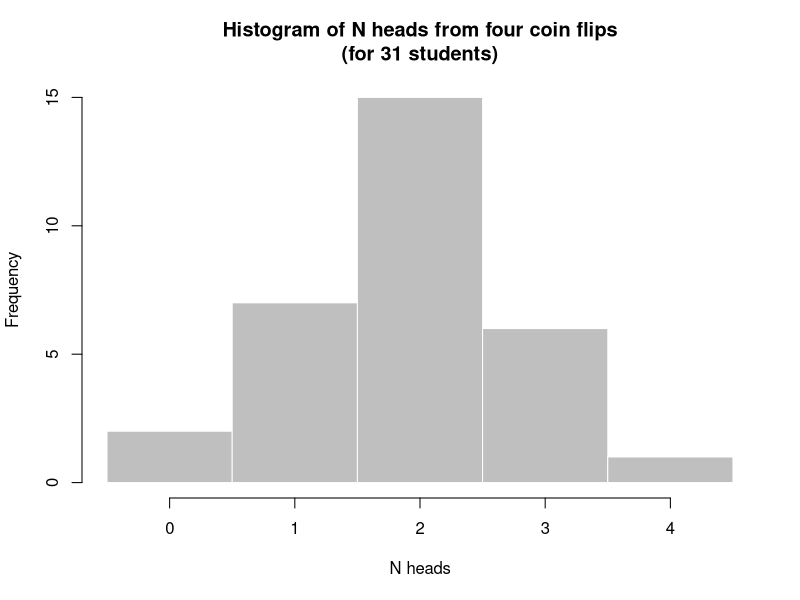
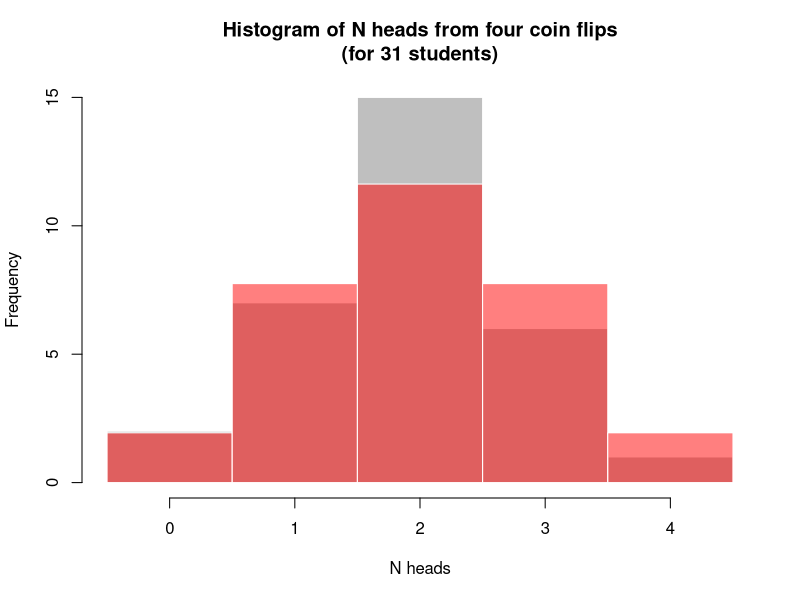
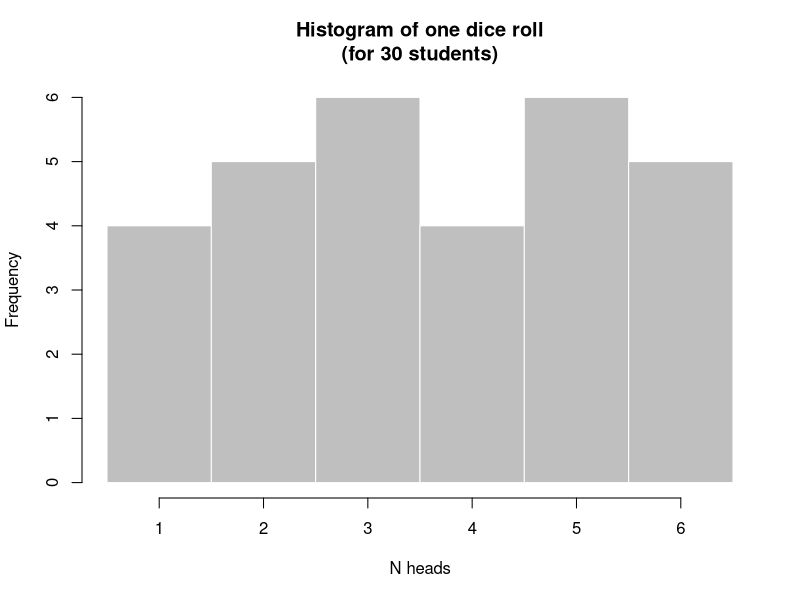
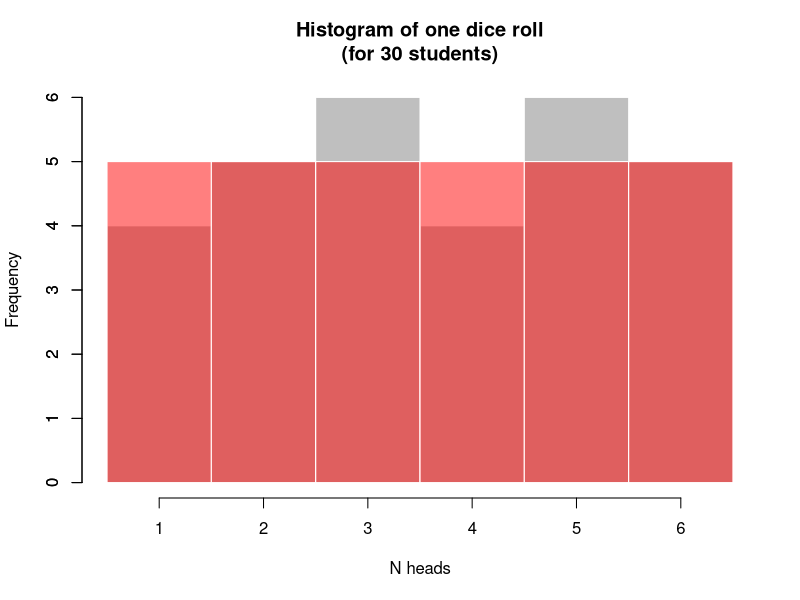

Recreate these plots in R, in order.
# COINS

# Enter class data into R:
ZeroHeads <- 2
OneHeads <- 7
TwoHeads <- 15
ThreeHeads <- 6
FourHeads <- 1

# Combine into vector:
ClassFlips <- c(
rep(0, ZeroHeads),
rep(1, OneHeads),
rep(2, TwoHeads),
rep(3, ThreeHeads),
rep(4, FourHeads)
)

# Plot raw data:
hist(ClassFlips + 0.5, breaks = 0:5,
  main = paste("Histogram of N heads from four coin flips\n(for ",
  length(ClassFlips), " students)", sep = ""), xlab = "N heads", border = 0,
  col = rgb(0.5, 0.5, 0.5, 0.5), xlim = c(0, 5), axes = FALSE, plot = TRUE)
axis(side = 2)
axis(side = 1, at = c(0:4) + 0.5, labels = as.character(0:4))

# Plot with expected:
hist(ClassFlips + 0.5, breaks = 0:5,
  main = paste("Histogram of N heads from four coin flips\n(for ",
  length(ClassFlips), " students)", sep = ""), xlab = "N heads", border = 0,
  col = rgb(0.5, 0.5, 0.5, 0.5), xlim = c(0, 5), axes = FALSE, plot = TRUE)
barplot(dbinom(x = 0:4, size = 4, prob = 0.5) * length(ClassFlips),
  add = TRUE, space = 0, col = rgb(1, 0, 0, 0.5), border = 0)
axis(side = 1, at = c(0:4) + 0.5, labels = as.character(0:4))

# DICE

# Enter class data into R:
Ones <- 4
Twos <- 5
Threes <- 6
Fours <- 4
Fives <- 6
Sixes <- 5

# Combine into vector:
ClassRolls <- c(
rep(1, Ones),
rep(2, Twos),
rep(3, Threes),
rep(4, Fours),
rep(5, Fives),
rep(6, Sixes)
)

# Plot raw data:
hist(ClassRolls + 0.5, breaks = 1:7,
  main = paste("Histogram of one dice roll\n(for ",
  length(ClassRolls), " students)", sep = ""), xlab = "N heads", border = 0,
  col = rgb(0.5, 0.5, 0.5, 0.5), xlim = c(1, 7), axes = FALSE, plot = TRUE)
axis(side = 2)
axis(side = 1, at = c(1:6) + 0.5, labels = as.character(1:6))

# Plot raw data:
hist(ClassRolls + 0.5, breaks = 1:7,
  main = paste("Histogram of one dice roll\n(for ",
  length(ClassRolls), " students)", sep = ""), xlab = "N heads", border = 0,
  col = rgb(0.5, 0.5, 0.5, 0.5), xlim = c(1, 7), axes = FALSE, plot = TRUE)
barplot(c(0, rep(1 / 6, 6) * length(ClassRolls)),
  add = TRUE, space = 0, col = rgb(1, 0, 0, 0.5), border = 0)
axis(side = 2)
axis(side = 1, at = c(1:6) + 0.5, labels = as.character(1:6))
